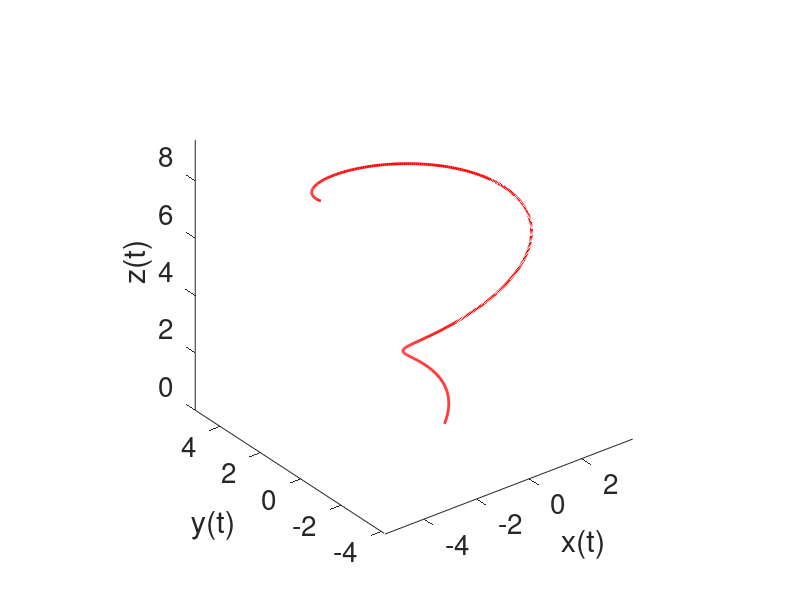
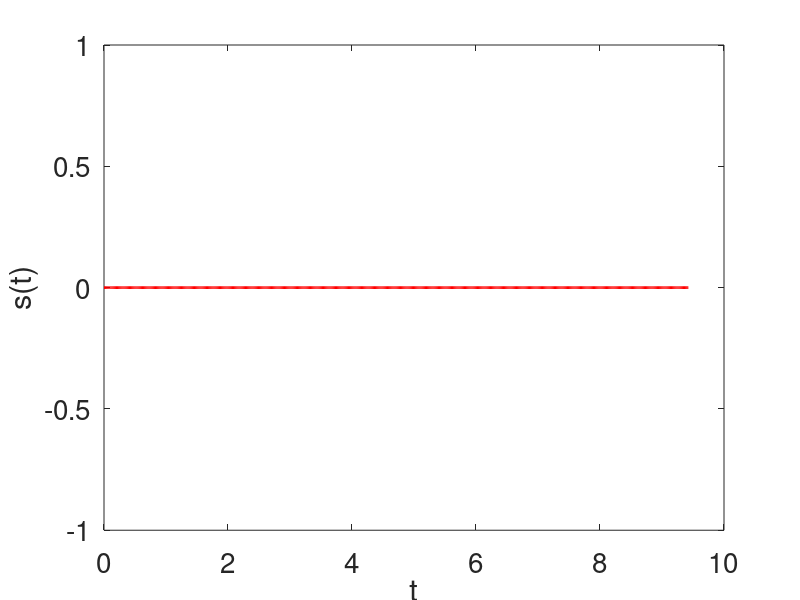

These figures' MATLAB source, in order:
% Catalizate en Octave - 2019 - FCAI-UNCuyo
% 
% Congreso Nacional de Estudiantes de Ingenieria Quimica (CONEIQ)
%

close all
clear all

% vector columna de instantes de tiempo entre 0 y 3pi
N = 3*180;
tt= linspace(0,3*pi,N)';

% funciones parametricas de las posiciones en (x,y,z)
x=@(t) t.*cos(t)/2;
y=@(t) t.*sin(t)/3;
z=@(t) t;

% vector posicion
r=@(t) [x(t), y(t), z(t)];

%----------------------------------------------------------
% 1.1) Graficamos la trayectoria entre 0 y 3pi
figure(1);clf
plot3(x(tt),y(tt),z(tt),'r-','linewidth',2);
axis equal
xlabel('x(t)','fontsize',20)
ylabel('y(t)','fontsize',20)
zlabel('z(t)','fontsize',20)
set(gca,'fontsize',20)

%----------------------------------------------------------
% 1.2) Calculo de la longitud de la trayectoria entre 0 y 3pi

% calculo de la longitud recorrida en funcion de t
ss=zeros(N,1);

%==> completar

figure(4);clf
plot(tt,ss,'r-','linewidth',2);
xlabel('t','fontsize',20)
ylabel('s(t)','fontsize',20)
set(gca,'fontsize',20)



